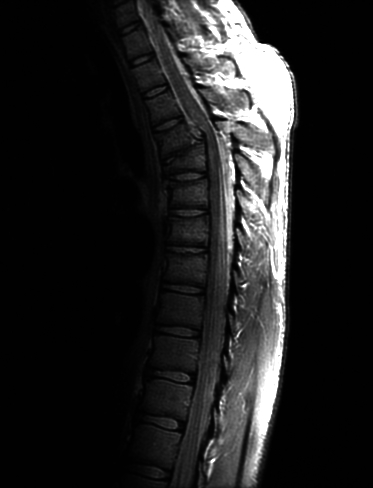
#> input picture project03_02/Fig3.08(a).jpg, 373 x 488 px
$ python main.py
#> lines starting #> are read from the running program, lines starting #| are printed output that depends on the picture
# project03_02
import numpy as np
import cv2
from matplotlib import pyplot as plt

img_path = 'Fig3.08(a)'
sav_path = 'histogram_equalization.png'
img_folder = 'img/'

# 读入一张灰度图
img = cv2.imread(img_path+'.jpg', cv2.IMREAD_GRAYSCALE)
#> img is the input picture: shape (488, 373); min 0, max 255, mean 32.6
# 显示灰度图
plt.subplot(221)
plt.imshow(img, cmap='gray')
plt.title('Original Image')
plt.axis('off')
cv2.imwrite(img_folder+img_path+'_gray.jpg', img)

# 计算直方图，使用numpy的bincount函数
hist = np.bincount(img.ravel(), minlength=256)
#> hist = 256 values, max 102029 at index 1, min 1 at index 217, mean 711
# 显示直方图
plt.subplot(222)
plt.bar(range(256), hist)
plt.yscale('log')
plt.xlim([0, 256])
plt.title('Origin Histogram')
cv2.imwrite(img_folder+img_path+'_hist.jpg', hist)

# 计算累积分布函数
cdf = hist.cumsum()
#> cdf = 256 values from 2230 to 182024
cdf = cdf / cdf[-1] * 255 # 归一化到0-255
#> cdf = 256 values from 3.12 to 255
cdf = np.around(cdf).astype('uint8') # 四舍五入取整
#> cdf = 256 values from 3 to 255
# 直方图均衡化
img_eq = cdf[img]
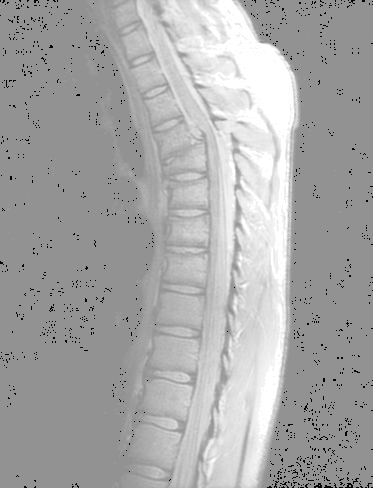
#> img_eq: shape (488, 373); min 3, max 255, mean 168
# 显示均衡化后的图像
plt.subplot(223)
plt.imshow(img_eq, cmap='gray')
plt.title('Equalized Image')
plt.axis('off')
cv2.imwrite(img_folder+img_path+'_equalized.jpg', img_eq)

# 计算均衡化后的直方图
hist_eq = np.bincount(img_eq.ravel(), minlength=256)
#> hist_eq = 256 values, max 102029 at index 146, min 0 at index 0, mean 711
# 显示均衡化后的直方图
plt.subplot(224)
plt.bar(range(256), hist_eq)
plt.yscale('log')
plt.xlim([0, 256])
plt.title('Equalized Histogram')
cv2.imwrite(img_folder+img_path+'_hist_eq.jpg', hist_eq)

# 显示图像和直方图
plt.suptitle('DIP2E 03-02 Histogram Equalization')
plt.tight_layout()
plt.savefig(sav_path, dpi=300)
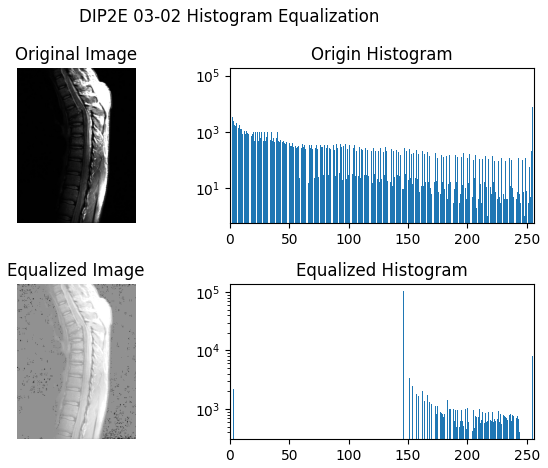
#> figure drawn by matplotlib, 4 panels; panel 2: tallest bar 102029 high, from x = 0.6 to 1.4; panel 4: tallest bar 102029 high, from x = 145.6 to 146.4
plt.show()
